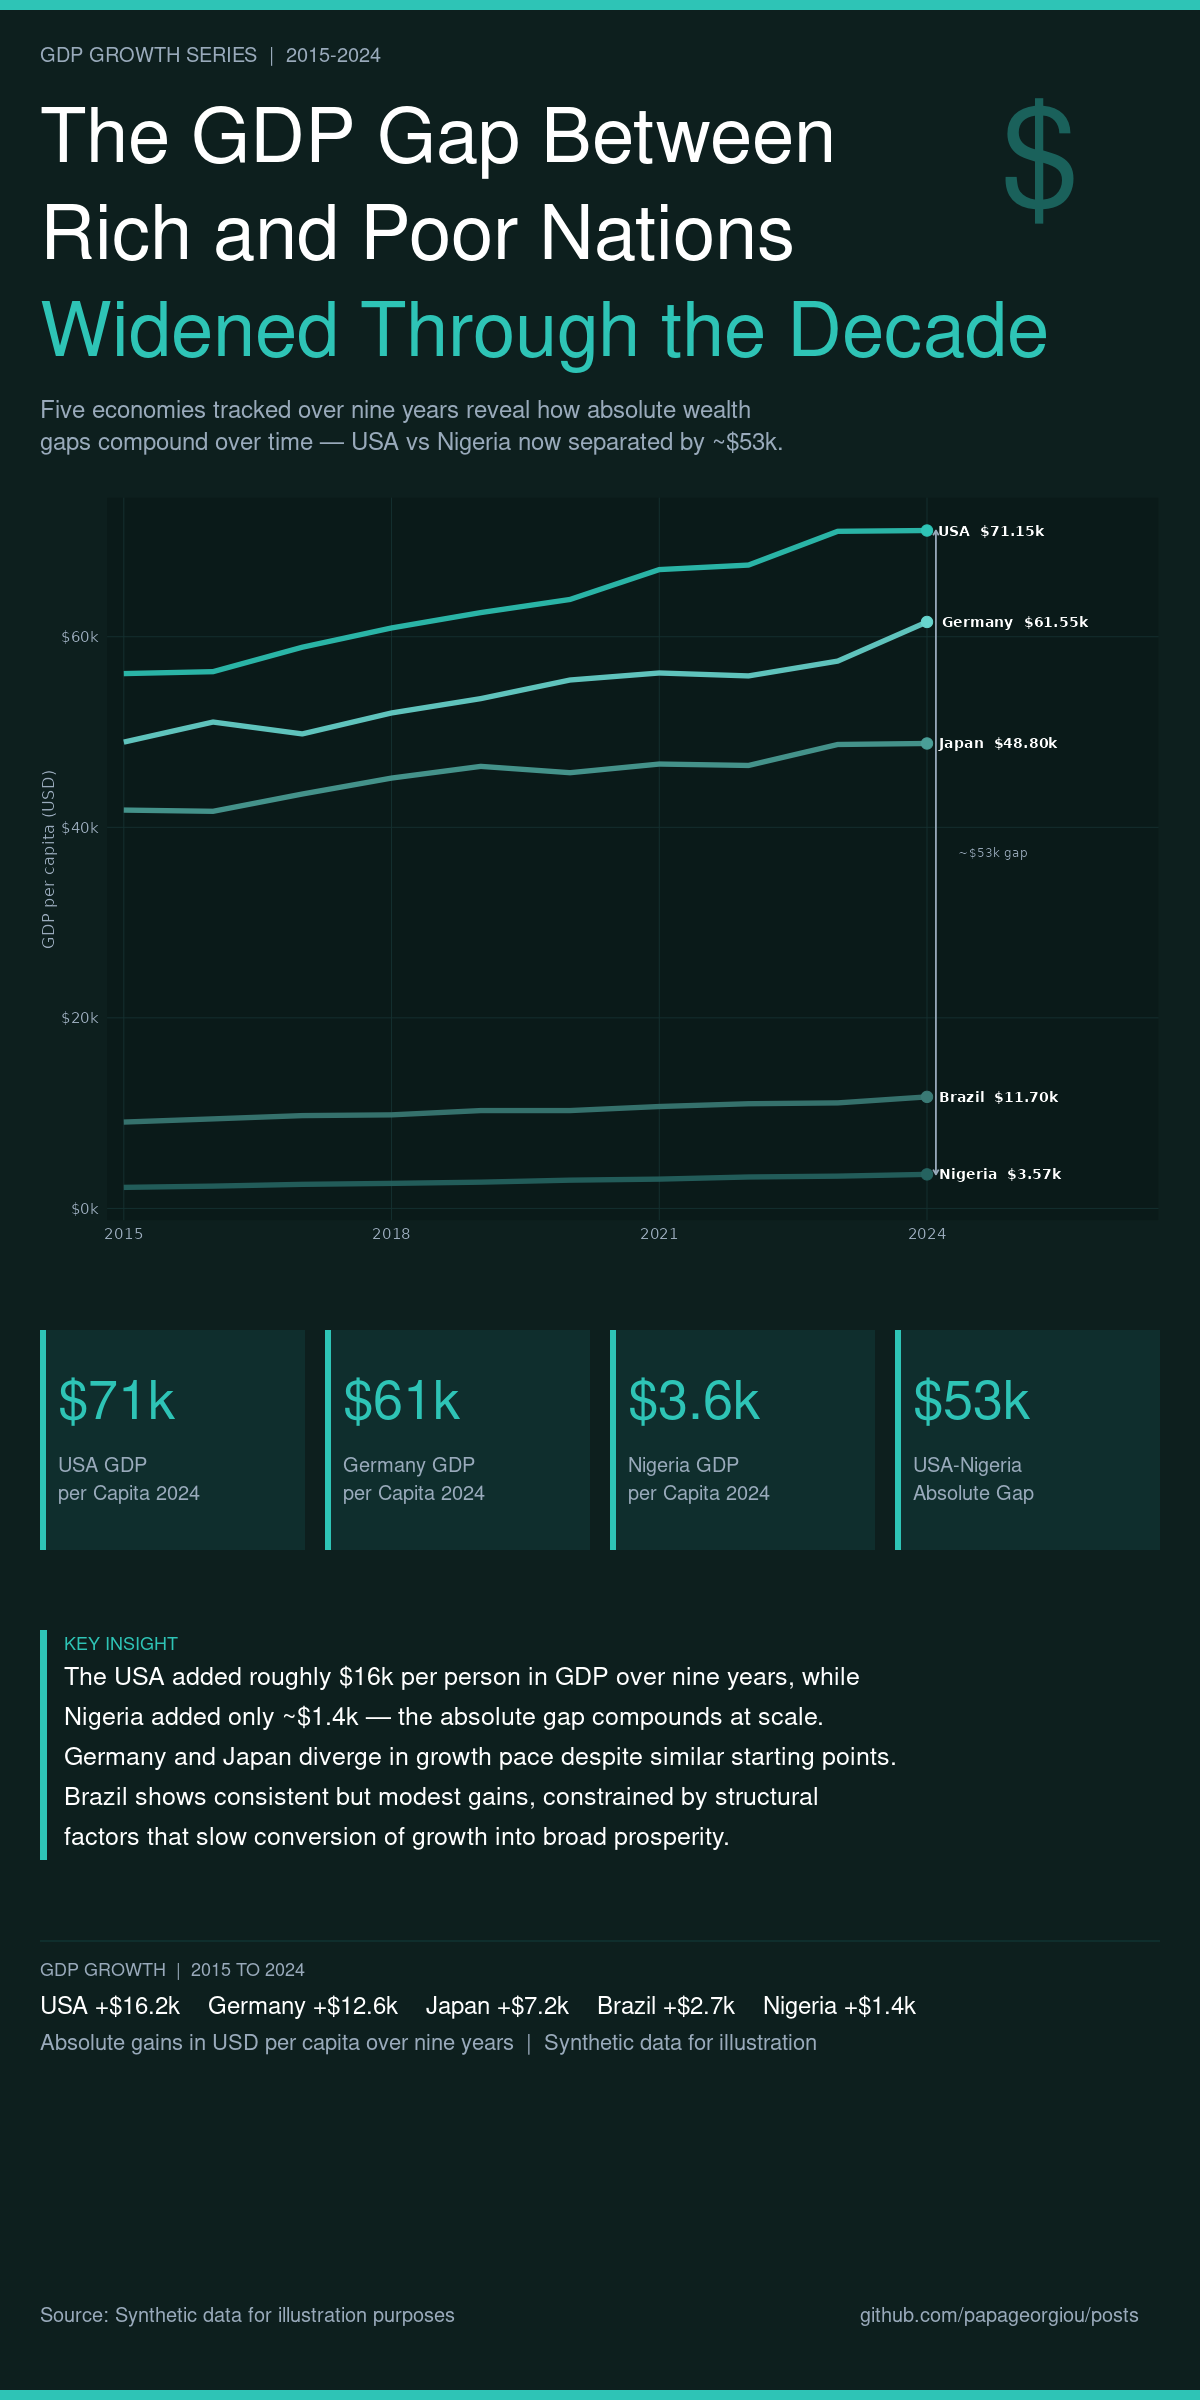

Source code (R):
# 02_line_gdp_growth.R — Dark editorial infographic
# Palette: Near-black + teal | BG #0D1F1E | Accent #2EC4B6 | Sec #4A9E97

suppressPackageStartupMessages({
  library(magick)
  library(ggplot2)
  library(tidyverse)
  library(scales)
})

BG     <- "#0D1F1E"
ACCENT <- "#2EC4B6"
SEC    <- "#4A9E97"
WHITE  <- "#FFFFFF"
MUTED  <- "#99AABB"
PBG    <- "#0F2E2D"
SYMBOL <- "#1A615B"   # ACCENT blended into BG at 40%
W <- 1200L; H <- 2400L

draw_rect <- function(img, x1, y1, x2, y2, color) {
  w <- max(1L, as.integer(x2 - x1))
  h <- max(1L, as.integer(y2 - y1))
  image_composite(img, image_blank(w, h, color),
                  offset = paste0("+", as.integer(x1), "+", as.integer(y1)))
}

# ── Data ────────────────────────────────────────────────────────────────────
set.seed(42)
countries <- c("USA","Germany","Japan","Brazil","Nigeria")
gdp_base  <- c(55000,48000,42000,9000,2200)
gdp_trend <- c(1800,1400,800,300,150)

pal <- c(USA="#2EC4B6",Germany="#68D5CE",Japan="#4A9E97",Brazil="#3A7A75",Nigeria="#256360")

df <- map_dfr(seq_along(countries), function(i) {
  tibble(
    country        = countries[i],
    year           = 2015:2024,
    gdp_per_capita = gdp_base[i] + gdp_trend[i]*(2015:2024-2015) + rnorm(10,0,gdp_base[i]*0.015)
  )
})
df_end <- filter(df, year == 2024)

# ── Chart ────────────────────────────────────────────────────────────────────
p <- ggplot(df, aes(year, gdp_per_capita, color=country, group=country)) +
  geom_line(linewidth=1.8, alpha=0.9) +
  geom_point(data=df_end, size=3.5) +
  geom_text(
    data=df_end,
    aes(label=paste0(country, "  ", label_dollar(scale=1e-3,suffix="k")(gdp_per_capita))),
    hjust=-0.1, size=3.6, fontface="bold", color="white", lineheight=0.9
  ) +
  annotate("segment",
    x=2024.1, xend=2024.1,
    y=df_end$gdp_per_capita[df_end$country=="Nigeria"],
    yend=df_end$gdp_per_capita[df_end$country=="USA"],
    color=MUTED, linewidth=0.6,
    arrow=arrow(ends="both", length=unit(4,"pt"), type="open")) +
  annotate("text", x=2024.35,
    y=mean(c(df_end$gdp_per_capita[df_end$country=="Nigeria"],
             df_end$gdp_per_capita[df_end$country=="USA"])),
    label="~$53k gap", size=3.2, color=MUTED, hjust=0) +
  scale_color_manual(values=pal) +
  scale_x_continuous(breaks=seq(2015,2024,3),
                     expand=expansion(mult=c(0.02,0.24))) +
  scale_y_continuous(labels=label_dollar(scale=1e-3,suffix="k"),
                     expand=expansion(mult=c(0.05,0.05))) +
  labs(x=NULL, y="GDP per capita (USD)") +
  theme_minimal(base_size=13) +
  theme(
    plot.background  = element_rect(fill=BG,       color=NA),
    panel.background = element_rect(fill="#0A1A19", color=NA),
    panel.grid.major = element_line(color="#143030", linewidth=0.3),
    panel.grid.minor = element_blank(),
    axis.ticks       = element_blank(),
    axis.text        = element_text(color=MUTED, size=11),
    axis.title       = element_text(color=MUTED, size=12),
    legend.position  = "none",
    plot.margin      = margin(20,30,20,30)
  )

tmp <- tempfile(fileext=".png")
ggsave(tmp, p, width=12, height=8, units="in", dpi=100, bg=BG)
cimg <- image_read(tmp) |> image_scale("1200x")
ch   <- as.integer(image_info(cimg)$height)

# ── Canvas ───────────────────────────────────────────────────────────────────
canvas <- image_blank(W, H, color=BG)

canvas <- draw_rect(canvas, 0, 0, W, 10, ACCENT)

canvas <- image_annotate(canvas, "GDP GROWTH SERIES  |  2015-2024",
  location="+40+40", size=20, color=MUTED, font="Helvetica")
canvas <- image_annotate(canvas, "The GDP Gap Between",
  location="+40+80", size=76, color=WHITE, font="Helvetica-Bold")
canvas <- image_annotate(canvas, "Rich and Poor Nations",
  location="+40+177", size=76, color=WHITE, font="Helvetica-Bold")
canvas <- image_annotate(canvas, "Widened Through the Decade",
  location="+40+274", size=76, color=ACCENT, font="Helvetica-Bold")
canvas <- image_annotate(canvas,
  "Five economies tracked over nine years reveal how absolute wealth",
  location="+40+392", size=24, color=MUTED, font="Helvetica")
canvas <- image_annotate(canvas,
  "gaps compound over time — USA vs Nigeria now separated by ~$53k.",
  location="+40+424", size=24, color=MUTED, font="Helvetica")

canvas <- image_annotate(canvas, "$",
  location=paste0("+",W-200,"+55"), size=140, color=SYMBOL, font="Helvetica-Bold")

cy <- 470L
canvas <- image_composite(canvas, cimg, offset=paste0("+0+",cy))

pt  <- cy + ch + 60L
ph  <- 220L
pw  <- 265L
pxs <- as.integer(c(40, 325, 610, 895))
for (x in pxs) {
  canvas <- draw_rect(canvas, x, pt, x+pw, pt+ph, PBG)
  canvas <- draw_rect(canvas, x, pt, x+6,  pt+ph, ACCENT)
}

stats <- list(
  list(v="$71k",  l="USA GDP\nper Capita 2024"),
  list(v="$61k",  l="Germany GDP\nper Capita 2024"),
  list(v="$3.6k", l="Nigeria GDP\nper Capita 2024"),
  list(v="$53k",  l="USA-Nigeria\nAbsolute Gap")
)
for (i in seq_along(stats)) {
  s <- stats[[i]]; bx <- pxs[[i]]
  canvas <- image_annotate(canvas, s$v,
    location=paste0("+",bx+18,"+",pt+30), size=54, color=ACCENT, font="Helvetica-Bold")
  canvas <- image_annotate(canvas, s$l,
    location=paste0("+",bx+18,"+",pt+120), size=20, color=MUTED, font="Helvetica")
}

iy <- pt + ph + 80L
canvas <- draw_rect(canvas, 40, iy, 47, iy+230, ACCENT)
canvas <- image_annotate(canvas, "KEY INSIGHT",
  location=paste0("+64+",iy), size=18, color=ACCENT, font="Helvetica-Bold")
ins <- c(
  "The USA added roughly $16k per person in GDP over nine years, while",
  "Nigeria added only ~$1.4k — the absolute gap compounds at scale.",
  "Germany and Japan diverge in growth pace despite similar starting points.",
  "Brazil shows consistent but modest gains, constrained by structural",
  "factors that slow conversion of growth into broad prosperity."
)
for (j in seq_along(ins)) {
  canvas <- image_annotate(canvas, ins[[j]],
    location=paste0("+64+",iy+28+(j-1L)*40L), size=25, color=WHITE, font="Helvetica")
}

dcy <- iy + 310L
canvas <- draw_rect(canvas, 40, dcy, W-40, dcy+2, PBG)
canvas <- image_annotate(canvas, "GDP GROWTH  |  2015 TO 2024",
  location=paste0("+40+",dcy+16), size=18, color=MUTED, font="Helvetica-Bold")
canvas <- image_annotate(canvas,
  "USA +$16.2k    Germany +$12.6k    Japan +$7.2k    Brazil +$2.7k    Nigeria +$1.4k",
  location=paste0("+40+",dcy+48), size=24, color=WHITE, font="Helvetica")
canvas <- image_annotate(canvas,
  "Absolute gains in USD per capita over nine years  |  Synthetic data for illustration",
  location=paste0("+40+",dcy+86), size=22, color=MUTED, font="Helvetica")

fy <- H - 100L
canvas <- draw_rect(canvas, 0, H-10L, W, H, ACCENT)
canvas <- image_annotate(canvas, "Source: Synthetic data for illustration purposes",
  location=paste0("+40+",fy), size=20, color=MUTED, font="Helvetica")
canvas <- image_annotate(canvas, "github.com/papageorgiou/posts",
  location=paste0("+",W-340L,"+",fy), size=20, color=MUTED, font="Helvetica")

image_write(canvas, path="02_line_gdp_growth.png")
message("Infographic 02 saved.")
